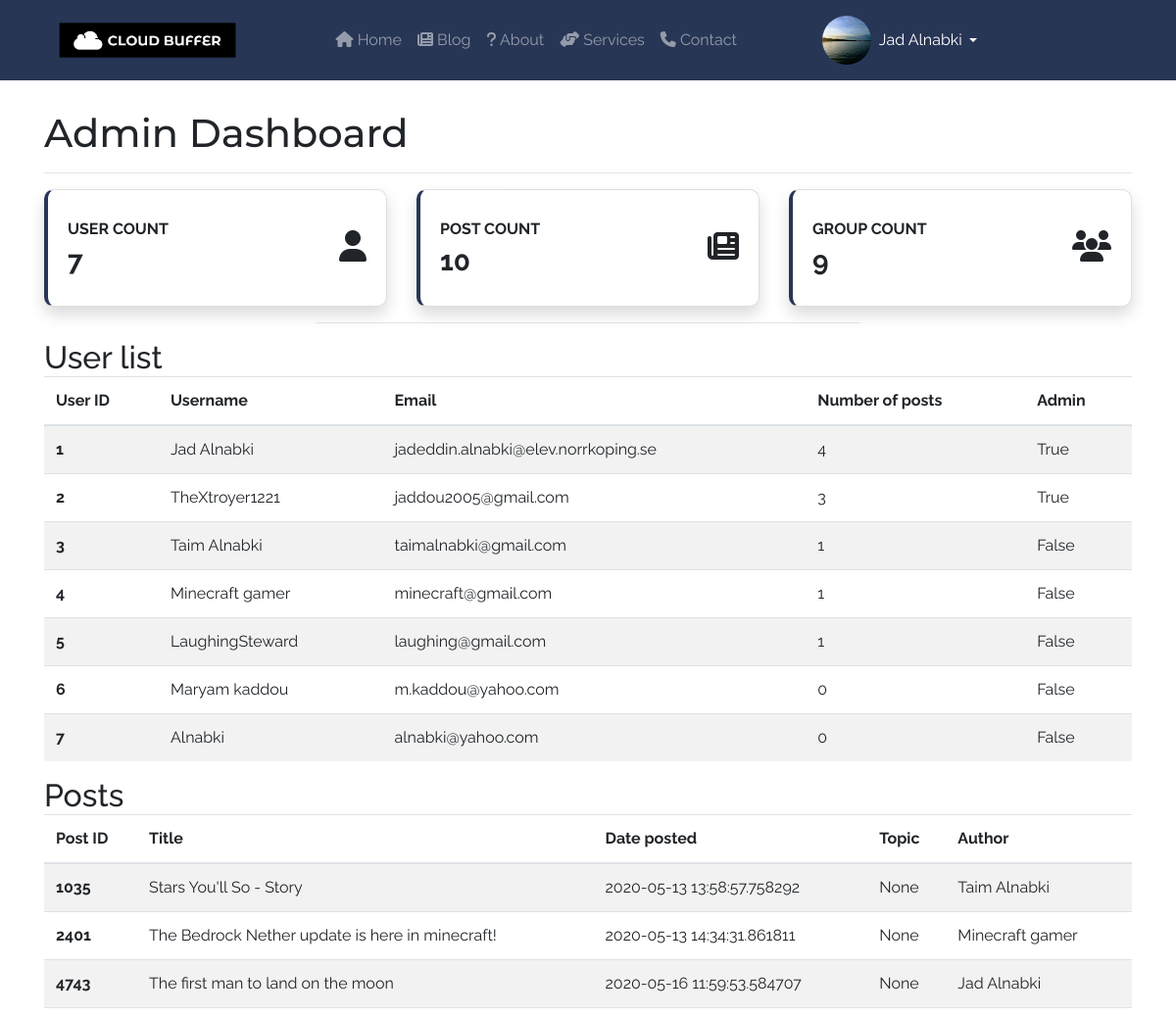
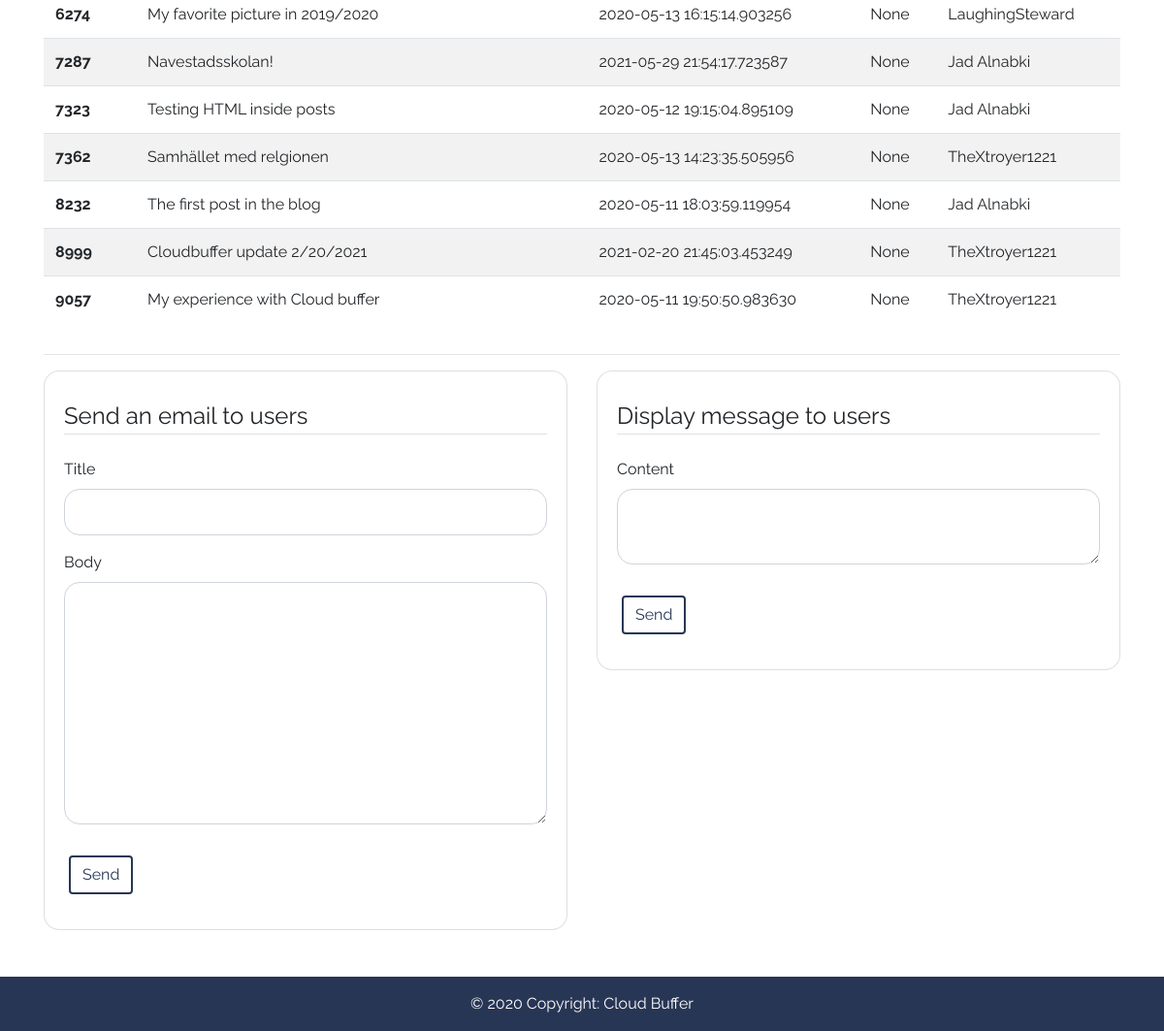
The page /dashboard (signed in) on the database its author committed (2 pictures, top to bottom).
### cloudBuffer/models.py (models this page shows, shortened)
class User(db.Model, UserMixin):
    id = db.Column(db.Integer, primary_key=True)
    username = db.Column(db.String(20), unique=True, nullable=False)
    email = db.Column(db.String(120), unique=True, nullable=False)
    password = db.Column(db.String(60), nullable=False)
    image_file = db.Column(db.String(20),
                           nullable=False,
                           default="default.jpg")
    biography = db.Column(db.Text, nullable=True)
    posts = db.relationship("Post", backref="author", lazy=True)
    groupposts = db.relationship("Grouppost", backref="group_author", lazy=True)
    comments = db.relationship("Comment", backref="author", lazy=True)
    groupcomments = db.relationship("Groupcomment", backref="author", lazy=True)
    admin = db.Column(db.Boolean(), default=False)

class Post(db.Model):
    __searchable__ = ['title', "content"]
    id = db.Column(db.Integer, primary_key=True)
    title = db.Column(db.String(100), nullable=False)
    date_posted = db.Column(db.DateTime,
                            nullable=False,
                            default=datetime.utcnow)
    content = db.Column(db.Text, nullable=False)
    topic = db.Column(db.String())
    comments = db.relationship("Comment", backref="post", lazy=True)
    user_id = db.Column(db.Integer, db.ForeignKey("user.id"), nullable=False)

### cloudBuffer/routes.py (the view, shortened to what this page needs)
@app.route("/dashboard", methods=['GET', 'POST'])
@login_required
def dashboard():
    form = AdminEmailForm()
    messageForm = MessageForm()
    if not current_user.admin:
        abort(403)
    if form.identifier.data == 'form' and form.validate_on_submit():
        title = form.title.data
        body = form.body.data
        send_admin_mail(title, body)
    return render_template("dashboard.html",
                           title="Admin dashboard - Cloudbuffer",
                           User=User,
                           Post=Post,
                           Group=Group,
                           form=form, messageForm=messageForm)

### cloudBuffer/forms.py
class AdminEmailForm(FlaskForm):
    identifier = StringField()
    title = StringField('Title', validators=[DataRequired()])
    body = TextAreaField('Body', validators=[DataRequired()])
    submit = SubmitField("Send")

class MessageForm(FlaskForm):
    identifier = StringField()
    content = TextAreaField('Content')
    send = SubmitField("Send")

### cloudBuffer/models.py (called while the page is built)
@login_manager.user_loader
def load_user(user_id):
    return User.query.get(int(user_id))

### cloudBuffer/templates/dashboard.html (shortened to what this page needs)
{% extends 'base.html' %} {% block content %}
<section class="my-5 pt-5">
  <div class="container mt-3">
    <h1 class="display-5">Admin Dashboard</h1>
    <hr />
    <div class="row">
      <div class="col-md-4">
        <div class="card rounded shadow h-100 py-2" style="border-left: .25rem solid #283655;">
          <div class="card-body">
              <div class="row no-gutters align-items-center">
                  <div class="col mr-2">
                      <div class="text-xs font-weight-bold text-uppercase mb-1">
                        User count</div>
                      <div class="h3 mb-0 font-weight-bold text-gray-800">{{User.query.all()|length}}</div>
                  </div>
                  <div class="col-auto">
                      <i class="fas fa-user fa-2x text-gray-300"></i>
                  </div>
              </div>
          </div>
        </div>
      </div>
      <div class="col-md-4">
        <div class="card rounded shadow h-100 py-2" style="border-left: .25rem solid #283655;">
          <div class="card-body">
              <div class="row no-gutters align-items-center">
                  <div class="col mr-2">
                      <div class="text-xs font-weight-bold text-uppercase mb-1">
                        Post count</div>
                      <div class="h3 mb-0 font-weight-bold text-gray-800">{{Post.query.all()|length}}</div>
                  </div>
                  <div class="col-auto">
                      <i class="fas fa-newspaper fa-2x text-gray-300"></i>
                  </div>
              </div>
          </div>
        </div>
      </div>
      <div class="col-md-4">
        <div class="card rounded shadow h-100 py-2" style="border-left: .25rem solid #283655;">
          <div class="card-body">
              <div class="row no-gutters align-items-center">
                  <div class="col mr-2">
                      <div class="text-xs font-weight-bold text-uppercase mb-1">
                        Group count</div>
                      <div class="h3 mb-0 font-weight-bold text-gray-800">{{Group.query.all()|length}}</div>
                  </div>
                  <div class="col-auto">
                      <i class="fas fa-users fa-2x text-gray-300"></i>
                  </div>
              </div>
          </div>
        </div>
      </div>
    </div>
    <hr class="w-50" />
    <div class="mb-2">
      <h2>User list</h2>
      <div class="table-responsive">
        <table class="table table-striped">
          <thead>
            <tr>
              <th scope="col">User ID</th>
              <th scope="col">Username</th>
              <th scope="col">Email</th>
              <th scope="col">Number of posts</th>
              <th scope="col">Admin</th>
            </tr>
          </thead>
          <tbody>
            {% for user in User.query.all() %}
            <tr>
              <th scope="row">{{user.id}}</th>
              <td><a class="text-reset" href="{{ url_for('user', username=user.username) }}">{{user.username}}</a></td>
              <td>{{user.email}}</td>
              <td>{{user.posts|length}}</td>
              <td>{{user.admin}}</td>
            </tr>
            {% endfor %}
          </tbody>
        </table>
      </div>
      <h2>Posts</h2>
      <div class="table-responsive">
        <table class="table table-striped">
          <thead>
            <tr>
              <th scope="col">Post ID</th>
              <th scope="col">Title</th>
              <th scope="col">Date posted</th>
              <th scope="col">Topic</th>
              <th scope="col">Author</th>
            </tr>
          </thead>
          <tbody>
            {% for post in Post.query.all() %}
            <tr>
              <th scope="row">{{post.id}}</th>
              <td><a class="text-reset" href="{{ url_for('post', post_id=post.id) }}">{{post.title}}</a></td>
              <td>{{post.date_posted}}</td>
              {% if post.Topic %}
              <td>{{post.Topic}}</td>
              {% else %}
              <td>None</td>
              {% endif %}
              <td>{{post.author.username}}</td>
            </tr>
            {% endfor %}
          </tbody>
        </table>
      </div>
    </div>
    <hr />
    <div class="row">
      <div class="col-md-6">
        <div class="card card-signin">
          <div class="card-body">
            <div class="content-section">
              <form method="POST" action="" class="my-2 mt-2" id="email">
                <fieldset class="form-group">
                  <legend class="border-bottom mb-4">Send an email to users</legend>
                  <div class="form-group">
                    {{ form.title.label(class="form-control-label") }} {% if form.title.errors %} {{ form.title(class="form-control form-control-lg is-invalid") }}
                    <div class="invalid-feedback">
                      {% for error in form.title.errors %}
                      <span>{{ error }}</span>
                      {% endfor %}
                    </div>
                    {% else %} {{ form.title(class="form-control form-control-lg") }} {% endif %}
                  </div>
                  <div class="form-group">
                    {{ form.body.label(class="form-control-label") }} {% if form.body.errors %} {{ form.body(class="form-control form-control-lg is-invalid", style="height: 250px;") }}
                    <div class="invalid-feedback">
                      {% for error in form.body.errors %}
                      <span>{{ error }}</span>
                      {% endfor %}
                    </div>
                    {% else %} {{ form.body(class="form-control form-control-lg", style="height: 250px;") }} {% endif %}
                  </div>
                </fieldset>
                <div class="form-group">
                  {{ form.submit(class="btn btn-blog-dark", form="email") }}
                </div>
              </form>
            </div>
          </div>
        </div>
      </div>
      <div class="col-md-6">
        <div class="card card-signin">
          <div class="card-body">
            <div class="content-section">
              <form method="POST" action="" class="my-2 mt-2" id="message">
                <fieldset class="form-group">
                  <legend class="border-bottom mb-4">Display message to users</legend>
                  <div class="form-group">
                    {{ messageForm.content.label(class="form-control-label") }} {% if messageForm.content.errors %} {{ messageForm.content(class="form-control form-control-lg is-invalid", form="message") }}
                    <div class="invalid-feedback">
                      {% for error in messageForm.content.errors %}
                      <span>{{ error }}</span>
                      {% endfor %}
                    </div>
                    {% else %} {{ messageForm.content(class="form-control form-control-lg") }} {% endif %}
                  </div>
                </fieldset>
                <div class="form-group">
                  {{ messageForm.send(class="btn btn-blog-dark", form="message") }}
                </div>
              </form>
            </div>
          </div>
        </div>
      </div>
    </div>
  </div>
</section>
{% endblock %}

### cloudBuffer/templates/base.html (shortened to what this page needs)
<!DOCTYPE html>
<html lang="en">
  <head>
    <link rel="stylesheet" href="https://stackpath.bootstrapcdn.com/bootstrap/4.3.1/css/bootstrap.min.css" />
    <link rel="stylesheet" href="{{ url_for('static', filename='css/style.css') }}" />
    <link rel="stylesheet" href="https://unpkg.com/leaflet@1.6.0/dist/leaflet.css" />
    <link rel="stylesheet" href="https://code.jquery.com/ui/1.12.1/themes/base/jquery-ui.css">
  </head>
  {% if request.path == "/" %}
  <body data-spy="scroll" data-target=".navbar" data-offset="50">
    {% else %}
    <body onload="loading()" data-spy="scroll" data-target=".navbar" data-offset="50" style="height: 100vh;" class="d-flex flex-column">
      {% endif %}
      {% if request.path == "/blog" or request.path == "/account" or request.path == "/dashboard" or request.path == "/post/new" or data == "post_site" or title == "Update existing post" or request.path == "/user/{}".format(title)  or request.path == "/reset_password" or request.path == "/terms" or request.path == "/group/new" %}
      <nav id="navbarBlog" class="navbar navbar-expand-lg navbar-dark fixed-top py-2 mobile-dark bg-dark mb-3">
        <div class="container">
          <a class="navbar-brand" href="{{url_for('index')}}"><img src="{{ url_for('static', filename='brand/logo-hori.png') }}" alt="" height="50" /></a>
          <div class="collapse navbar-collapse" id="navbarResponsive">
            <ul class="navbar-nav mx-auto">
              <li class="nav-item">
                <a class="nav-link js-scroll-trigger" href="{{url_for('index')}}"><i class="fa fa-home"></i> Home</a>
              </li>
              <li class="nav-item">
                <a class="nav-link js-scroll-trigger" href="{{url_for('blog')}}"><i class="fa fa-newspaper"></i> Blog</a>
              </li>
              <li class="nav-item">
                <a class="nav-link js-scroll-trigger" href="#"><i class="fa fa-question"></i> About</a>
              </li>
              <li class="nav-item">
                <a class="nav-link js-scroll-trigger" href="#"><i class="fas fa-hands-helping"></i> Services</a>
              </li>
              <li class="nav-item">
                <a class="nav-link js-scroll-trigger" href="#"><i class="fa fa-phone" aria-hidden="true"></i> Contact</a>
              </li>
            </ul>
          </div>
          {% if current_user.is_authenticated %}
          <div class="navbar-collapse collapse" id="navbarResponsive">
            <ul>
              <li class="nav-item dropdown">
                <a href="#" class="d-flex mr-3 nav-link dropdown-toggle" id="navbarDropdown" role="button" data-toggle="dropdown" aria-haspopup="true" aria-expanded="false">
                  <img src="{{ url_for('static', filename='profile_pics/' + current_user.image_file) }}" alt="User image" class="mr-2 navbar-image" width="50px" height="50px" />
                  <p class="navbar-username">{{ current_user.username }}</p>
                </a>
              </li>
            </ul>
          </div>
          {% else %}
          <div class="navbar-collapse sign-btns">
            <a name="Log in" class="btn btn-blog nav-link" href="{{url_for('.login')}}" role="button">Log in</a>
            <a name="Sign up" class="btn btn-blog nav-link" href="{{url_for('.signup')}}" role="button">Sign up</a>
          </div>
          {% endif %}
        </div>
      </nav>
      {% endif %}
      {% block content %}{% endblock %}
      {% if request.path == "/" or request.path == "/blog" or request.path == "/dashboard" or data == "post_site" or request.path == "/terms"%}
      <footer class="mt-auto">
        <div class="footer-copyright text-center py-3 bg-dark text-white">
          © 2020 Copyright:
          <a href="/" class="text-white"> Cloud Buffer</a>
        </div>
      </footer>
      {% endif %}
    </body>
  </body>
</html>

### cloudBuffer/static/css/style.css (style rules this page uses)
.navbar { -webkit-transition: all 1s ease; transition: all 1s ease; }
.nav-link { -webkit-transition: all 0.6s ease; transition: all 0.6s ease; }
.btn-blog-dark { background-color: transparent; border: solid #283655 2px; color: #283655; margin-left: 5px; margin-right: 5px; }
.navbar-username { display: inline-table; -ms-flex-item-align: center; -ms-grid-row-align: center; align-self: center; color: white; }
.navbar-image { border-radius: 50%; }
.dropdown-toggle::after { -ms-flex-item-align: center; -ms-grid-row-align: center; align-self: center; color: white; margin-left: 0.455rem; }
html, body, ul, ol { margin: 0; padding: 0; -webkit-box-sizing: border-box; box-sizing: border-box; scroll-behavior: smooth; }
html, body { min-height: 100%; width: 100%; font-family: "Raleway", sans-serif; }
p, h1, h2, h3, h4 { margin: 0 !important; padding: 0; }
h1 { font-family: "Montserrat", sans-serif !important; }
p { font-family: "Raleway", sans-serif; }
img { -o-object-fit: cover; object-fit: cover; }
ul { list-style-type: none; }
.bg-dark { background-color: #283655 !important; }
.card-signin { border-radius: 1rem; }
.form-control { border-radius: 1rem; }
.rounded { border-radius: 10px !important; }

### rows shown on the page
User: image_file (picture), username "Jad Alnabki", id "1", email "jadeddin.alnabki@elev.norrkoping.se", posts|length "4", admin "True"
User: id "2", username "TheXtroyer1221", email "jaddou2005@gmail.com", posts|length "3", admin "True"
User: id "3", username "Taim Alnabki", email "taimalnabki@gmail.com", posts|length "1", admin "False"
User: id "4", username "Minecraft gamer", email "minecraft@gmail.com", posts|length "1", admin "False"
User: id "5", username "LaughingSteward", email "laughing@gmail.com", posts|length "1", admin "False"
User: id "6", username "Maryam kaddou", email "m.kaddou@yahoo.com", posts|length "0", admin "False"
User: id "7", username "Alnabki", email "alnabki@yahoo.com", posts|length "0", admin "False"
Post: id "1035", title "Stars You'll So - Story", date_posted "2020-05-13 13:58:57.758292", author.username "Taim Alnabki"
Post: id "2401", title "The Bedrock Nether update is here in minecraft!", date_posted "2020-05-13 14:34:31.861811", author.username "Minecraft gamer"
Post: id "4743", title "The first man to land on the moon", date_posted "2020-05-16 11:59:53.584707", author.username "Jad Alnabki"
Post: id "6274", title "My favorite picture in 2019/2020", date_posted "2020-05-13 16:15:14.903256", author.username "LaughingSteward"
Post: id "7287", title "Navestadsskolan!", date_posted "2021-05-29 21:54:17.723587", author.username "Jad Alnabki"
Post: id "7323", title "Testing HTML inside posts", date_posted "2020-05-12 19:15:04.895109", author.username "Jad Alnabki"
Post: id "7362", title "Samhället med relgionen", date_posted "2020-05-13 14:23:35.505956", author.username "TheXtroyer1221"
Post: id "8232", title "The first post in the blog", date_posted "2020-05-11 18:03:59.119954", author.username "Jad Alnabki"
Post: id "8999", title "Cloudbuffer update 2/20/2021", date_posted "2021-02-20 21:45:03.453249", author.username "TheXtroyer1221"
Post: id "9057", title "My experience with Cloud buffer", date_posted "2020-05-11 19:50:50.983630", author.username "TheXtroyer1221"

### other values the page prints
{{ User.query.all()|length }} "7"
{{ Post.query.all()|length }} "10"
{{ Group.query.all()|length }} "9"
{{ messageForm.content.label(class="form-control-label") }} "Content"
